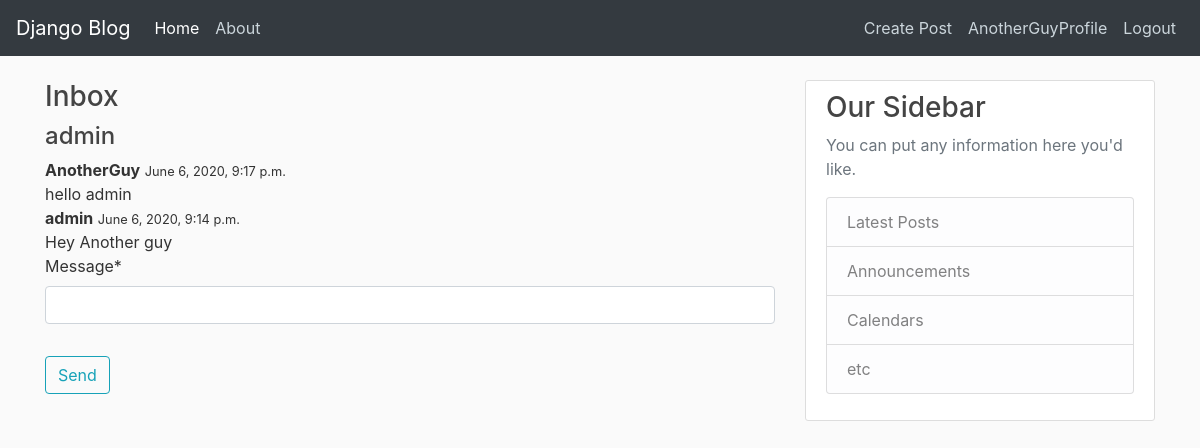
Before: /users/message/1/ (signed in) with the older database file.
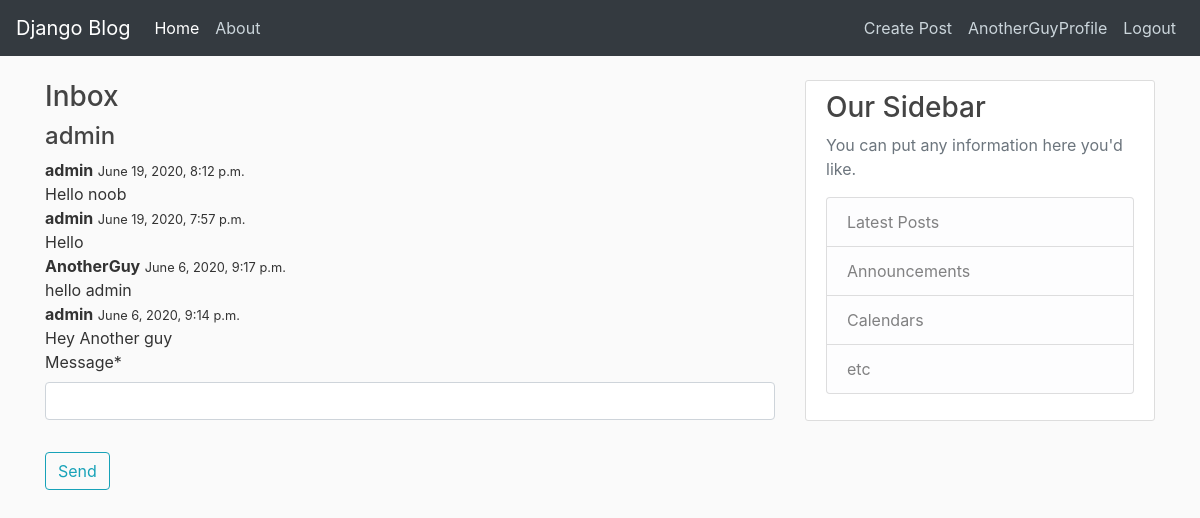
After: the same page with the newer database file.
### users/models.py (models this page shows, shortened)
class Message(models.Model):
    sender=models.ForeignKey(User,on_delete=models.CASCADE,related_name="sender")
    reciever=models.ForeignKey(User,on_delete=models.CASCADE,related_name="reciever")
    date_sent=models.DateTimeField(default=timezone.now)
    message=models.CharField(max_length=1000)

### users/views.py (the view, shortened to what this page needs)
# urls.py: path('message/<int:id>/', views.messagesFucn,name="messages"),
@login_required
def messagesFucn(request,id):
    if request.method=="GET":
        messagesobj=Message.objects.all().order_by('-date_sent')
        data=[]
        for message in messagesobj:
            if (message.sender.id==id and message.reciever.id==request.user.id) or (message.reciever.id==id and message.sender.id==request.user.id):
                data.append(message)
        to=User.objects.filter(id=id)[0].username
        form=messageForm()
        context={"Usermessages":data,"to":to,"form":form}
        return render(request,"users/message.html",context)

### users/forms.py
class messageForm(forms.ModelForm):
    message=forms.CharField(max_length=1000)
    class Meta:
        model=Message
        fields=['message']

### users/templates/users/message.html (shortened to what this page needs)
{% extends "blog/base.html" %}
{% block content %}
{% load crispy_forms_tags %}
<h3>Inbox</h3>
<h4>{{to}}</h4>
{% for message in Usermessages %}
    <div class="toast show" role="alert" aria-live="assertive" aria-atomic="true">
        <div class="toast-header">
            <strong class="mr-auto">{{ message.sender.username }}</strong>
            <small>{{ message.date_sent }}</small>
        </div>
        <div class="toast-body">
            {{ message.message }}
        </div>
    </div>
{% endfor %}
    <form method="POST">
        <fieldset class="form-group">
            {{ form|crispy }}
        </fieldset>
        <div class="form-group">
            <button class="btn btn-outline-info" type="submit">Send</button>
        </div>
    </form>
{% endblock content %}

Changed rows visible on the page:
added Message: sender.username "admin", date_sent "June 19, 2020, 8:12 p.m.", message "Hello noob"
added Message: sender.username "admin", date_sent "June 19, 2020, 7:57 p.m.", message "Hello"
